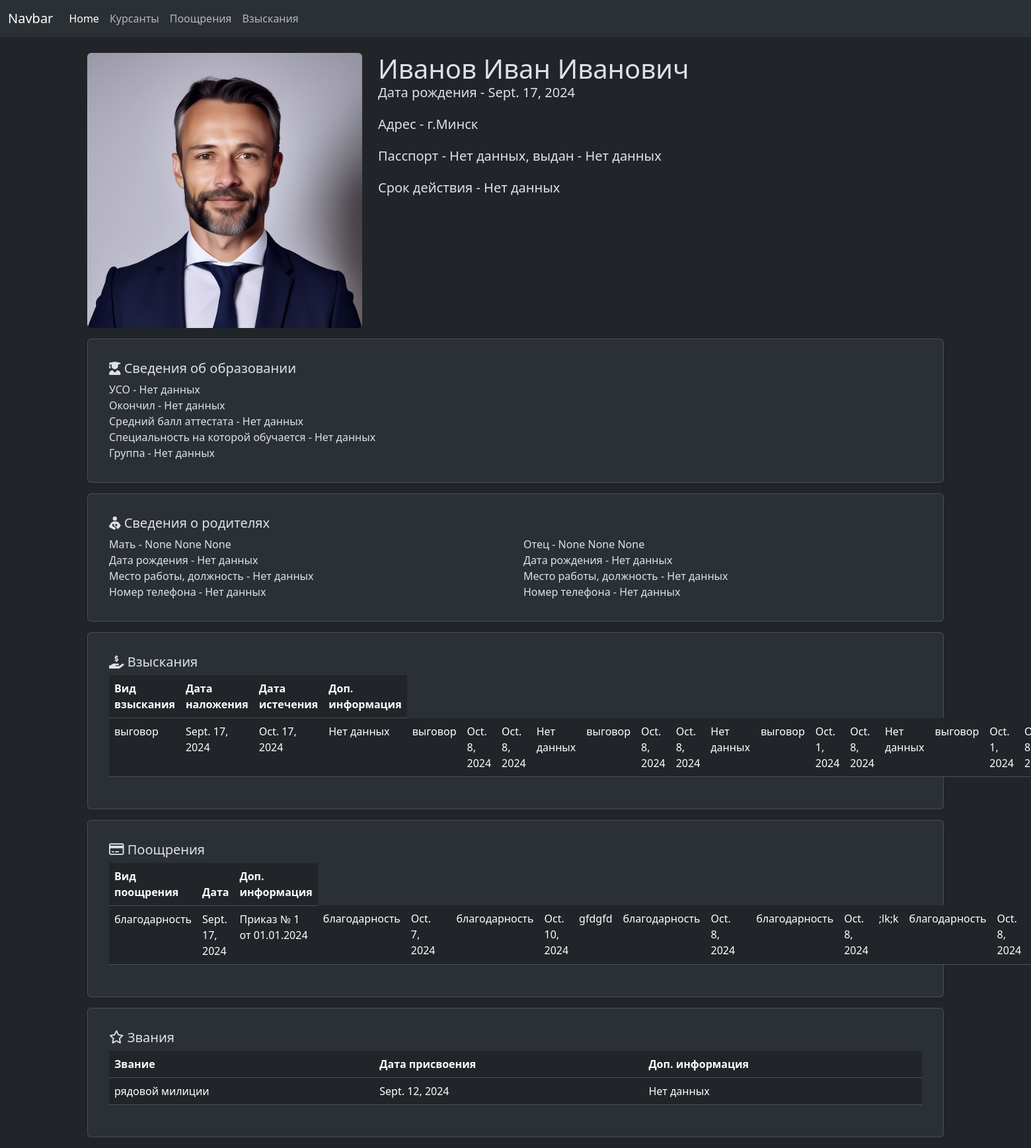
/kis/cadets/13/update, run on an earlier commit of the app's database.
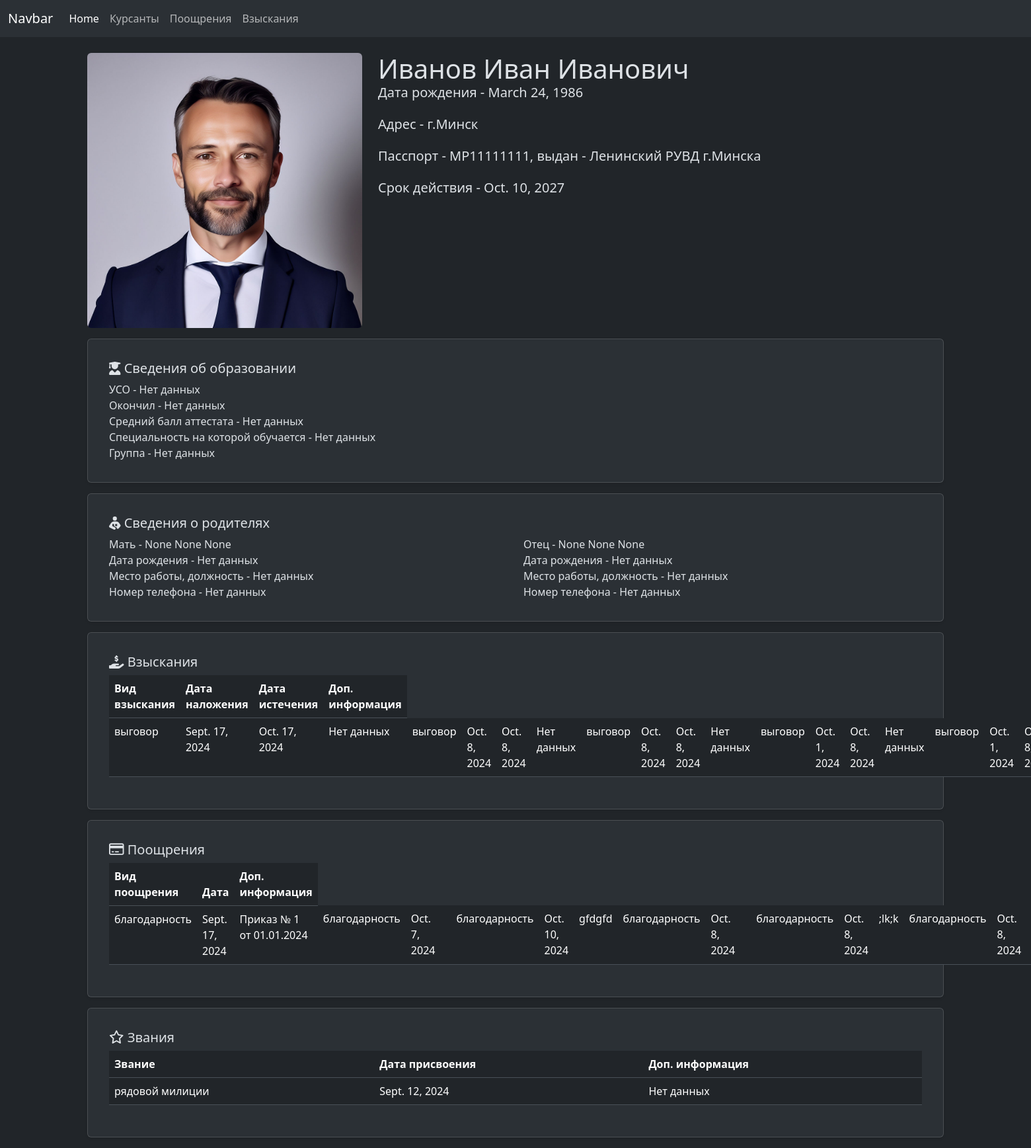
And on a later commit of the database.
### kis/models.py (models this page shows, shortened)
class Cadet(models.Model):
    category = models.ForeignKey(CadetCategory, on_delete=models.SET_NULL, verbose_name="Категория", blank=True, null=True)
    last_name_rus = models.CharField(max_length=30, verbose_name="Фамилия (рус)")
    first_name_rus = models.CharField(max_length=30, verbose_name="Имя (рус)")
    patronymic_rus = models.CharField(max_length=30, verbose_name="Отчество (рус)", blank=True, null=True)
    last_name_bel = models.CharField(max_length=30, verbose_name="Фамилия (бел)", blank=True, null=True)
    first_name_bel = models.CharField(max_length=30, verbose_name="Имя (бел)", blank=True, null=True)
    patronymic_bel = models.CharField(max_length=30, verbose_name="Отчество (бел)", blank=True, null=True)
    last_name_en = models.CharField(max_length=30, verbose_name="Фамилия (англ)", blank=True, null=True)
    first_name_en = models.CharField(max_length=30, verbose_name="Имя (англ)", blank=True, null=True)
    patronymic_en = models.CharField(max_length=30, verbose_name="Отчество (англ)", blank=True, null=True)
    date_of_birth = models.DateField(verbose_name="Дата рождения", blank=True, null=True)
    photo = models.ImageField(upload_to='media/cadets/', verbose_name="Фото", blank=True, null=True)
    address = models.CharField(max_length=255, verbose_name="Адрес", blank=True, null=True)
    phone_number = models.CharField(max_length=30, verbose_name="Номер телефона", blank=True, null=True)
    passport_number = models.CharField(max_length=100, verbose_name="Номер паспорта", blank=True, null=True)
    passport_issue_date = models.DateField(verbose_name="Дата выдачи паспорта", blank=True, null=True)
    passport_validity_period = models.DateField(verbose_name="Срок окончания действия паспорта", blank=True, null=True)
    passport_issue_authority = models.ForeignKey(PassportIssueAuthority, verbose_name="Орган выдачи паспорта",
                                                 on_delete=models.SET_NULL, blank=True, null=True)
    father_last_name = models.CharField(max_length=30, verbose_name="Отец - фамилия", blank=True, null=True)
    father_first_name = models.CharField(max_length=30, verbose_name="Отец - имя", blank=True, null=True)
    father_patronymic = models.CharField(max_length=30, verbose_name="Отец - отчество", blank=True, null=True)
    father_date_of_birth = models.DateField(verbose_name="Отец - дата рождения", blank=True, null=True)
    father_place_of_work = models.TextField(verbose_name="Отец - место работы", blank=True, null=True)
    father_phone_number = models.CharField(max_length=30, verbose_name="Отец - номер телефона", blank=True, null=True)
    mother_last_name = models.CharField(max_length=30, verbose_name="Мать - фамилия", blank=True, null=True)
    mother_first_name = models.CharField(max_length=30, verbose_name="Мать - имя", blank=True, null=True)
    mother_patronymic = models.CharField(max_length=30, verbose_name="Мать - отчество", blank=True, null=True)
    mother_date_of_birth = models.DateField(verbose_name="Мать - дата рождения", blank=True, null=True)
    mother_place_of_work = models.TextField(verbose_name="Мать - место работы", blank=True, null=True)
    mother_phone_number = models.CharField(max_length=30, verbose_name="Мать - номер телефона", blank=True, null=True)
    education_level = models.ForeignKey(EducationLevel, on_delete=models.SET_NULL,
                                        verbose_name="Среднее образования (уровень образования)",
                                        blank=True, null=True)
    education_graduated = models.TextField(verbose_name="Среднее образования (наименование)", blank=True, null=True)
    education_graduating_year = models.IntegerField(verbose_name="Среднее образования (год)", blank=True, null=True)
    education_average_score = models.FloatField(verbose_name="Среднее образования (средний бал)", blank=True, null=True)
    education_kind = models.ForeignKey(Education, on_delete=models.SET_NULL,
                                       verbose_name="Среднее образования (вид учреждения образования)",
                                       blank=True, null=True)
    education_location_kind = models.ForeignKey(EducationLocalityKind, on_delete=models.SET_NULL,
                                                verbose_name="Среднее образования (вид населенного пункта)",
                                                blank=True, null=True)
    subdivision = models.ForeignKey(Subdivision, verbose_name="Подразделение", on_delete=models.SET_NULL, blank=True,
                                    null=True)
    academy_start_year = models.IntegerField(verbose_name="Год поступления", blank=True, null=True)
    academy_end_year = models.IntegerField(verbose_name="Год окончания", blank=True, null=True)
    component_organ = models.ForeignKey(ComponentOrgan, on_delete=models.SET_NULL, verbose_name="Комплектующий орган",
                                        blank=True, null=True)
    entrance_category = models.ForeignKey(EntranceCategory, on_delete=models.SET_NULL,
                                          verbose_name="Категория поступающего",
                                          blank=True, null=True)
    arrived_from_go_rovd = models.ForeignKey(GO_ROVD, on_delete=models.SET_NULL,
                                             verbose_name="Прибыл из ГО-РОВД", blank=True, null=True)
    social_status = models.ForeignKey(SocialStatus, on_delete=models.SET_NULL,
                                      verbose_name="Социальный статус", blank=True, null=True)
    region_for_medical_examination = models.ForeignKey(CountryRegion, on_delete=models.SET_NULL,
                                                       verbose_name="Область (для прохождения мед. комиссии)",
                                                       blank=True, null=True)
    military_office = models.ForeignKey(MilitaryOffice, on_delete=models.SET_NULL,
                                        verbose_name="Военкомат", blank=True, null=True)
    extra_data = models.TextField(verbose_name="Дополнительные данные", blank=True, null=True)
    class Meta:
        ordering = ('id',)
        verbose_name = 'Курсант'
        verbose_name_plural = 'Курсанты'

class PassportIssueAuthority(models.Model):
    passport_issue_authority = models.TextField(verbose_name="Орган выдачи паспорта", unique=True)
    def __str__(self):
        return self.passport_issue_authority
    class Meta:
        ordering = ('id',)
        verbose_name = 'Орган выдачи паспорта'
        verbose_name_plural = 'Органы выдачи паспорта'

### kis/views.py (the view)
# urls.py: path('cadets/<cadet_pk>/update', views.update_cadet, name='cadet-update'),
def update_cadet(request, cadet_pk):
    if request.method == 'POST':
        obj = get_object_or_404(Cadet, pk=cadet_pk)
    else:
        obj = get_object_or_404(Cadet, pk=cadet_pk)
        punishments = Punishment.objects.filter(punishment_cadet=obj)
        encouragements = Encouragement.objects.filter(encouragement_cadet=obj)
        rank_history = RankHistory.objects.filter(cadet=obj).order_by('-rank_date')
        return render(request, 'kis/cadet/cadet-update-form.html',
                      {'obj': obj, 'punishments': punishments, 'encouragements': encouragements,
                       'rank_history': rank_history})

### kis/customMiddleware.py (called while the page is built)
    def __call__(self, request):
        if request.method in METHODS:
            user = request.user if isinstance(request.user, User) else None
        response = self.get_response(request)
        return response

### kis/models.py (called while the page is built)
    def __str__(self):
        return self.rank

    def __str__(self):
        return self.encouragement_kind

    def __str__(self):
        return self.punishment_kind

### kis/templates/kis/cadet/cadet-update-form.html (shortened to what the changed rows need)
{% extends 'base.html' %}
{% load static %}
{% block content %}
    <div class="container">
        <div class="row">
            <div class="col-md-4">
                <div>
                    {% if obj.photo %}
                        <img src="{{ obj.photo.url }}" class="rounded-2" alt="..." style="width: 100%">
                    {% else %}
                        <img src="{% static 'kis/img/without_photo.jpg' %}" class="rounded-2" alt="..."
                             style="width: 100%">
                    {% endif %}
                </div>
            </div>
            <div class="col-md-8">
                <div>
                    <div class="card-body">
                        <h1 class="card-title">{{ obj.last_name_rus }} {{ obj.first_name_rus }} {{ obj.patronymic_rus }}</h1>
                        <h5 class="my-0">Дата рождения - {{ obj.date_of_birth|default:"Нет данных" }}</h5><br>
                        <h5 class="my-0">Адрес - {{ obj.address|default:"Нет данных" }}</h5><br>
                        <h5 class="my-0">Пасспорт - {{ obj.passport_number|default:"Нет данных" }}, выдан
                            - {{ obj.passport_issue_authority|default:"Нет данных" }}</h5><br>
                        <h5 class="my-0">Срок действия - {{ obj.passport_validity_period|default:"Нет данных" }}</h5>
                        <br>
                    </div>
                </div>
            </div>
        </div>
        <div class="row">
            <div class="col-12">
                <div class="card shadow-sm p-3 mb-3 bg-body-tertiary rounded">
                    <div class="card-body">
                        <div class="row">
                            <div class="col-lg-6">
                                Мать
                                - {{ obj.mother_last_name }} {{ obj.mother_first_name }} {{ obj.mother_patronymic }}
                                <br>
                                Дата рождения - {{ obj.mother_date_of_birth|default:"Нет данных" }} <br>
                                Место работы, должность - {{ obj.mother_place_of_work|default:"Нет данных" }} <br>
                                Номер телефона - {{ obj.mother_phone_number|default:"Нет данных" }} <br>
                            </div>
                            <div class="col-lg-6">
                                Отец
                                - {{ obj.father_last_name }} {{ obj.father_first_name }} {{ obj.father_patronymic }}
                                <br>
                                Дата рождения - {{ obj.father_date_of_birth|default:"Нет данных" }} <br>
                                Место работы, должность - {{ obj.father_place_of_work|default:"Нет данных" }} <br>
                                Номер телефона - {{ obj.father_phone_number|default:"Нет данных" }} <br>
                            </div>
                        </div>
                    </div>
                </div>
            </div>
        </div>
        <div class="row">
            <div class="col-12">
                <div class="card shadow-sm p-3 mb-3 bg-body-tertiary rounded">
                    <div class="card-body">
                        <table class="table table-hover">
                            <thead>
                            <tr>
                                <th>Вид взыскания</th>
                                <th>Дата наложения</th>
                                <th>Дата истечения</th>
                                <th>Доп. информация</th>
                            </tr>
                            </thead>
                        </table>
                    </div>
                </div>
            </div>
        </div>
        <div class="row">
            <div class="col-12">
                <div class="card shadow-sm p-3 mb-3 bg-body-tertiary rounded">
                    <div class="card-body">
                        <table class="table table-hover">
                            <thead>
                            <tr>
                                <th>Вид поощрения</th>
                                <th>Дата</th>
                                <th>Доп. информация</th>
                            </tr>
                            </thead>
                        </table>
                    </div>
                </div>
            </div>
        </div>
        <div class="row">
            <div class="col-12">
                <div class="card shadow-sm p-3 mb-3 bg-body-tertiary rounded">
                    <div class="card-body">
                        <table class="table table-hover">
                            <thead>
                            <tr>
                                <th>Звание</th>
                                <th>Дата присвоения</th>
                                <th>Доп. информация</th>
                            </tr>
                            </thead>
                        </table>
                    </div>
                </div>
            </div>
        </div>
    </div>
{% endblock %}

What changed in the data, as far as the page shows it:
changed Cadet "Иванов": date_of_birth "Sept. 17, 2024" → "March 24, 1986"; passport_number "Нет данных" → "MP11111111"; passport_issue_authority "Нет данных" → "Ленинский РУВД г.Минска"; passport_validity_period "Нет данных" → "Oct. 10, 2027"
